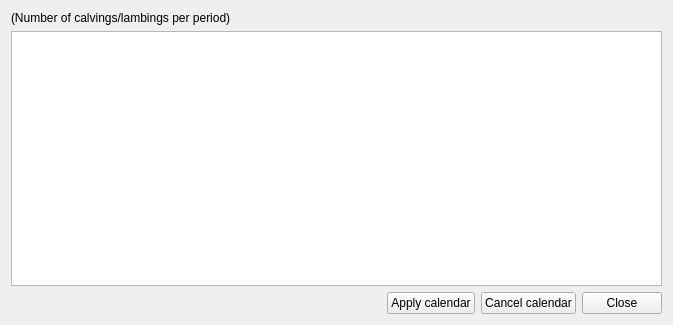
<?xml version="1.0" encoding="UTF-8"?>
<ui version="4.0">
 <class>calvpattern</class>
 <widget class="impgenmaint" name="calvpattern">
  <property name="geometry">
   <rect>
    <x>0</x>
    <y>0</y>
    <width>673</width>
    <height>325</height>
   </rect>
  </property>
  <property name="windowTitle">
   <string>Form</string>
  </property>
  <layout class="QVBoxLayout" name="verticalLayout">
   <item>
    <widget class="QLabel" name="Label21">
     <property name="enabled">
      <bool>true</bool>
     </property>
     <property name="toolTip">
      <string/>
     </property>
     <property name="text">
      <string>(Number of calvings/lambings per period)</string>
     </property>
    </widget>
   </item>
   <item>
    <layout class="QHBoxLayout" name="horizontalLayout_2">
     <item>
      <widget class="QTableView" name="AdvListView4">
       <property name="enabled">
        <bool>true</bool>
       </property>
       <property name="sizePolicy">
        <sizepolicy hsizetype="Expanding" vsizetype="Expanding">
         <horstretch>0</horstretch>
         <verstretch>0</verstretch>
        </sizepolicy>
       </property>
       <property name="minimumSize">
        <size>
         <width>539</width>
         <height>0</height>
        </size>
       </property>
       <property name="toolTip">
        <string/>
       </property>
      </widget>
     </item>
    </layout>
   </item>
   <item>
    <layout class="QHBoxLayout" name="horizontalLayout">
     <item>
      <spacer name="horizontalSpacer">
       <property name="orientation">
        <enum>Qt::Horizontal</enum>
       </property>
       <property name="sizeHint" stdset="0">
        <size>
         <width>40</width>
         <height>20</height>
        </size>
       </property>
      </spacer>
     </item>
     <item>
      <widget class="QPushButton" name="BitBtn1">
       <property name="enabled">
        <bool>true</bool>
       </property>
       <property name="toolTip">
        <string>Save the current record</string>
       </property>
       <property name="text">
        <string>Apply calendar</string>
       </property>
       <property name="icon">
        <iconset resource="../images.qrc">
         <normaloff>:/images/apply.png</normaloff>:/images/apply.png</iconset>
       </property>
       <property name="flat">
        <bool>false</bool>
       </property>
      </widget>
     </item>
     <item>
      <widget class="QPushButton" name="BitBtn5">
       <property name="enabled">
        <bool>true</bool>
       </property>
       <property name="toolTip">
        <string>Restore the current record</string>
       </property>
       <property name="text">
        <string>Cancel calendar</string>
       </property>
       <property name="icon">
        <iconset resource="../images.qrc">
         <normaloff>:/images/cancel.png</normaloff>:/images/cancel.png</iconset>
       </property>
       <property name="flat">
        <bool>false</bool>
       </property>
      </widget>
     </item>
     <item>
      <widget class="QPushButton" name="BitBtn13">
       <property name="enabled">
        <bool>true</bool>
       </property>
       <property name="toolTip">
        <string/>
       </property>
       <property name="text">
        <string>Close</string>
       </property>
       <property name="icon">
        <iconset resource="../images.qrc">
         <normaloff>:/images/closeform.png</normaloff>:/images/closeform.png</iconset>
       </property>
       <property name="flat">
        <bool>false</bool>
       </property>
      </widget>
     </item>
    </layout>
   </item>
  </layout>
 </widget>
 <customwidgets>
  <customwidget>
   <class>impgenmaint</class>
   <extends>QWidget</extends>
   <header>impgenmaint.h</header>
   <container>1</container>
  </customwidget>
 </customwidgets>
 <resources>
  <include location="../images.qrc"/>
 </resources>
 <connections/>
</ui>
